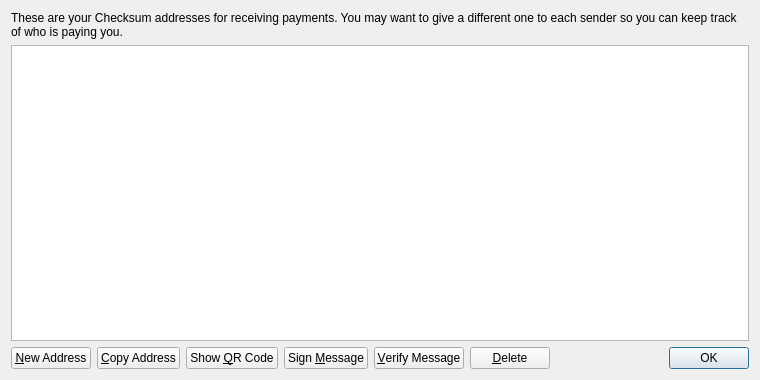
<?xml version="1.0" encoding="UTF-8"?>
<ui version="4.0">
 <class>AddressBookPage</class>
 <widget class="QWidget" name="AddressBookPage">
  <property name="geometry">
   <rect>
    <x>0</x>
    <y>0</y>
    <width>760</width>
    <height>380</height>
   </rect>
  </property>
  <property name="windowTitle">
   <string>Address Book</string>
  </property>
  <layout class="QVBoxLayout" name="verticalLayout">
   <item>
    <widget class="QLabel" name="labelExplanation">
     <property name="text">
      <string>These are your Checksum addresses for receiving payments. You may want to give a different one to each sender so you can keep track of who is paying you.</string>
     </property>
     <property name="textFormat">
      <enum>Qt::PlainText</enum>
     </property>
     <property name="wordWrap">
      <bool>true</bool>
     </property>
    </widget>
   </item>
   <item>
    <widget class="QTableView" name="tableView">
     <property name="contextMenuPolicy">
      <enum>Qt::CustomContextMenu</enum>
     </property>
     <property name="toolTip">
      <string>Double-click to edit address or label</string>
     </property>
     <property name="tabKeyNavigation">
      <bool>false</bool>
     </property>
     <property name="alternatingRowColors">
      <bool>true</bool>
     </property>
     <property name="selectionMode">
      <enum>QAbstractItemView::SingleSelection</enum>
     </property>
     <property name="selectionBehavior">
      <enum>QAbstractItemView::SelectRows</enum>
     </property>
     <property name="sortingEnabled">
      <bool>true</bool>
     </property>
     <attribute name="verticalHeaderVisible">
      <bool>false</bool>
     </attribute>
    </widget>
   </item>
   <item>
    <layout class="QHBoxLayout" name="horizontalLayout">
     <item>
      <widget class="QPushButton" name="newAddressButton">
       <property name="toolTip">
        <string>Create a new address</string>
       </property>
       <property name="text">
        <string>&amp;New Address</string>
       </property>
       <property name="icon">
        <iconset resource="../bitcoin.qrc">
         <normaloff>:/icons/add</normaloff>:/icons/add</iconset>
       </property>
      </widget>
     </item>
     <item>
      <widget class="QPushButton" name="copyToClipboard">
       <property name="toolTip">
        <string>Copy the currently selected address to the system clipboard</string>
       </property>
       <property name="text">
        <string>&amp;Copy Address</string>
       </property>
       <property name="icon">
        <iconset resource="../bitcoin.qrc">
         <normaloff>:/icons/editcopy</normaloff>:/icons/editcopy</iconset>
       </property>
      </widget>
     </item>
     <item>
      <widget class="QPushButton" name="showQRCode">
       <property name="text">
        <string>Show &amp;QR Code</string>
       </property>
       <property name="icon">
        <iconset resource="../bitcoin.qrc">
         <normaloff>:/icons/qrcode</normaloff>:/icons/qrcode</iconset>
       </property>
      </widget>
     </item>
     <item>
      <widget class="QPushButton" name="signMessage">
       <property name="toolTip">
        <string>Sign a message to prove you own a Checksum address</string>
       </property>
       <property name="text">
        <string>Sign &amp;Message</string>
       </property>
       <property name="icon">
        <iconset resource="../bitcoin.qrc">
         <normaloff>:/icons/edit</normaloff>:/icons/edit</iconset>
       </property>
      </widget>
     </item>
     <item>
      <widget class="QPushButton" name="verifyMessage">
       <property name="toolTip">
        <string>Verify a message to ensure it was signed with a specified Checksum address</string>
       </property>
       <property name="text">
        <string>&amp;Verify Message</string>
       </property>
       <property name="icon">
        <iconset resource="../bitcoin.qrc">
         <normaloff>:/icons/transaction_0</normaloff>:/icons/transaction_0</iconset>
       </property>
      </widget>
     </item>
     <item>
      <widget class="QPushButton" name="deleteButton">
       <property name="toolTip">
        <string>Delete the currently selected address from the list</string>
       </property>
       <property name="text">
        <string>&amp;Delete</string>
       </property>
       <property name="icon">
        <iconset resource="../bitcoin.qrc">
         <normaloff>:/icons/remove</normaloff>:/icons/remove</iconset>
       </property>
      </widget>
     </item>
     <item>
      <spacer name="horizontalSpacer">
       <property name="orientation">
        <enum>Qt::Horizontal</enum>
       </property>
       <property name="sizeHint" stdset="0">
        <size>
         <width>40</width>
         <height>20</height>
        </size>
       </property>
      </spacer>
     </item>
     <item>
      <widget class="QDialogButtonBox" name="buttonBox">
       <property name="sizePolicy">
        <sizepolicy hsizetype="Maximum" vsizetype="Fixed">
         <horstretch>0</horstretch>
         <verstretch>0</verstretch>
        </sizepolicy>
       </property>
       <property name="standardButtons">
        <set>QDialogButtonBox::Ok</set>
       </property>
      </widget>
     </item>
    </layout>
   </item>
  </layout>
 </widget>
 <resources>
  <include location="../bitcoin.qrc"/>
 </resources>
 <connections/>
</ui>
